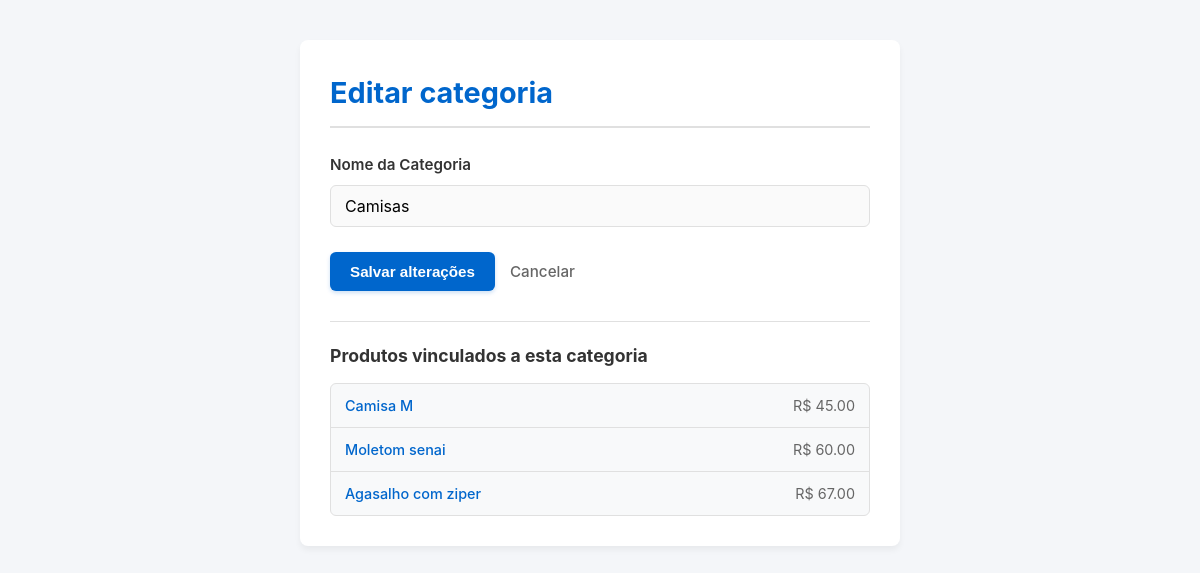
Screenshot of /categorias/1/editar (signed in) with the database file from the repository.
### app/models/categoria.py (models this page shows)
class Categoria(Base):
    __tablename__ = "categorias"
    id = Column(Integer, primary_key=True, autoincrement=True, index=True)
    nome = Column(String(100), nullable=False, unique=True)
    ativo = Column(Boolean, default=True)
    produtos = relationship("Produto", back_populates="categoria", lazy="select")

### app/models/produto.py (models this page shows, shortened)
class Produto(Base):
    __tablename__ = "produtos"
    id = Column(Integer, primary_key=True, autoincrement=True, index=True)
    nome = Column(String(150), nullable=False, index=True)
    preco = Column(Float, nullable=False, default=0.0)
    estoque_atual = Column(Integer, nullable=False, default=0)
    ativo = Column(Boolean, default=True)
    imagem_path = Column(String(255), nullable=True)
    categoria_id = Column(Integer, ForeignKey("categorias.id", ondelete="SET NULL"), nullable=True)
    categoria = relationship("Categoria", back_populates="produtos")

### app/controllers/categoria_controller.py (the view)
@router.get("/{categoria_id}/editar")
def form_editar_categoria(
    categoria_id: int,
    request: Request,
    db: Session = Depends(get_db),
    admin = Depends(get_admin)
):
    editando = db.query(Categoria).filter(
        Categoria.id == categoria_id
    ).first()
    if not editando:
        return RedirectResponse(url="/categorias", status_code=302)
    return templates.TemplateResponse(
        request,
        "categorias/form.html",
        {
            "request":  request,
            "usuario":  admin,
            "editando": editando,
        }
    )

### app/templates/categorias/form.html (shortened to what this page needs)
<!DOCTYPE html>
<html lang="pt-br">
<head>
</head>
<body>
    <div class="container">
        <h1>{{ "Editar categoria" if editando else "Nova categoria" }}</h1>
        <form action="{{ '/categorias/' + editando.id|string + '/editar' if editando else '/categorias/nova' }}" method="post">
            <div class="form-group">
                <label for="nome">Nome da Categoria</label>
                <input type="text"
                       id="nome"
                       name="nome"
                       value="{{ editando.nome if editando else (valores.nome if valores else '') }}"
                       required
                       autofocus
                       placeholder="Ex: Alimentos, Papelaria...">
            </div>
            <div class="actions-group">
                <button type="submit" class="btn-submit">
                    {{ "Salvar alterações" if editando else "Criar categoria" }}
                </button>
                <a href="/categorias" class="btn-cancel">Cancelar</a>
            </div>
        </form>
        {% if editando and editando.produtos %}
            <hr>
            <h3>Produtos vinculados a esta categoria</h3>
            <ul class="products-list">
                {% for p in editando.produtos if p.ativo %}
                    <li>
                        <a href="/produtos/{{ p.id }}">{{ p.nome }}</a>
                        <span>R$ {{ "%.2f"|format(p.preco) }}</span>
                    </li>
                {% else %}
                    <li class="empty-list">Nenhum produto ativo vinculado.</li>
                {% endfor %}
            </ul>
        {% endif %}
    </div>
</body>
</html>

### app/templates/categorias/form.html (style rules this page uses)
:root { --primary: #0066cc; --primary-hover: #004da3; --bg-body: #f4f6f9; --bg-card: #ffffff; --text-main: #333333; --text-muted: #666666; --border-color: #e0e0e0; --input-focus: #80bdff; --danger: #c62828; --danger-bg: #ffebee; }
* { box-sizing: border-box; margin: 0; padding: 0; }
body { font-family: -apple-system, BlinkMacSystemFont, "Segoe UI", Roboto, Helvetica, Arial, sans-serif; background-color: var(--bg-body); color: var(--text-main); line-height: 1.6; padding: 40px 20px; }
.container { max-width: 600px; margin: 0 auto; background: var(--bg-card); padding: 30px; border-radius: 8px; box-shadow: 0 4px 6px rgba(0, 0, 0, 0.05); }
h1 { font-size: 1.8rem; color: var(--primary); margin-bottom: 25px; border-bottom: 2px solid var(--border-color); padding-bottom: 10px; }
.form-group { margin-bottom: 20px; }
label { display: block; font-weight: 600; margin-bottom: 8px; color: var(--text-main); font-size: 0.95rem; }
input[type="text"] { width: 100%; padding: 10px 14px; font-size: 1rem; font-family: inherit; border: 1px solid var(--border-color); border-radius: 6px; background-color: #fafafa; transition: border-color 0.2s, box-shadow 0.2s; }
.actions-group { display: flex; align-items: center; gap: 15px; margin-top: 25px; }
.btn-submit { background-color: var(--primary); color: #ffffff; padding: 11px 20px; border: none; border-radius: 6px; font-weight: 600; font-size: 0.95rem; cursor: pointer; box-shadow: 0 2px 4px rgba(0, 102, 204, 0.2); transition: background-color 0.2s, transform 0.1s; }
.btn-cancel { color: var(--text-muted); text-decoration: none; font-size: 0.95rem; font-weight: 500; transition: color 0.2s; }
hr { border: 0; border-top: 1px solid var(--border-color); margin: 30px 0 20px 0; }
h3 { font-size: 1.1rem; color: var(--text-main); margin-bottom: 12px; }
.products-list { list-style: none; border: 1px solid var(--border-color); border-radius: 6px; background-color: #f8f9fa; }
.products-list li { padding: 10px 14px; border-bottom: 1px solid var(--border-color); font-size: 0.9rem; color: var(--text-muted); display: flex; justify-content: space-between; }
.products-list li:last-child { border-bottom: none; }
.products-list a { color: var(--primary); text-decoration: none; font-weight: 500; }

### rows the page displays
Categoria: nome "Camisas"
Produto: nome "Camisa M", preco "45.00"
Produto: nome "Moletom senai", preco "60.00"
Produto: nome "Agasalho com ziper", preco "67.00"

### other values shown
{{ "Editar categoria" if editando else "Nova categoria" }} "Editar categoria"
{{ "Salvar alterações" if editando else "Criar categoria" }} "Salvar alterações"
